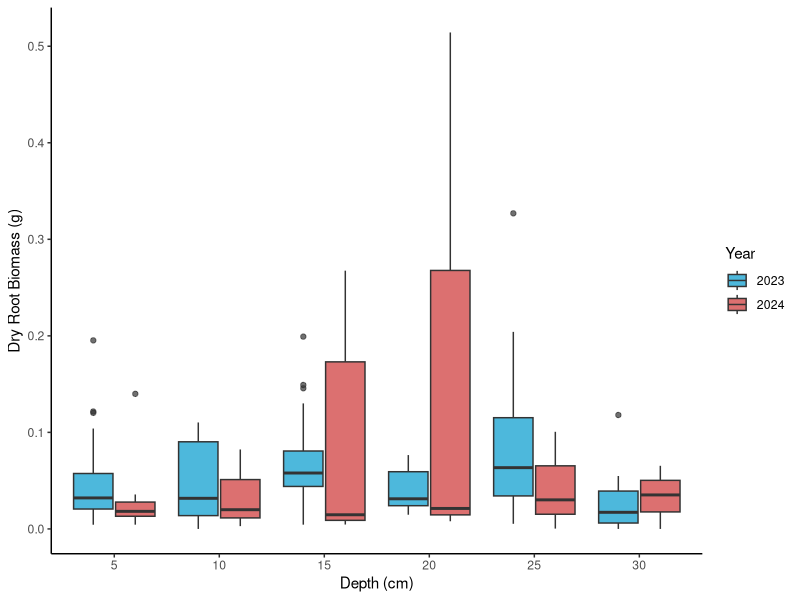
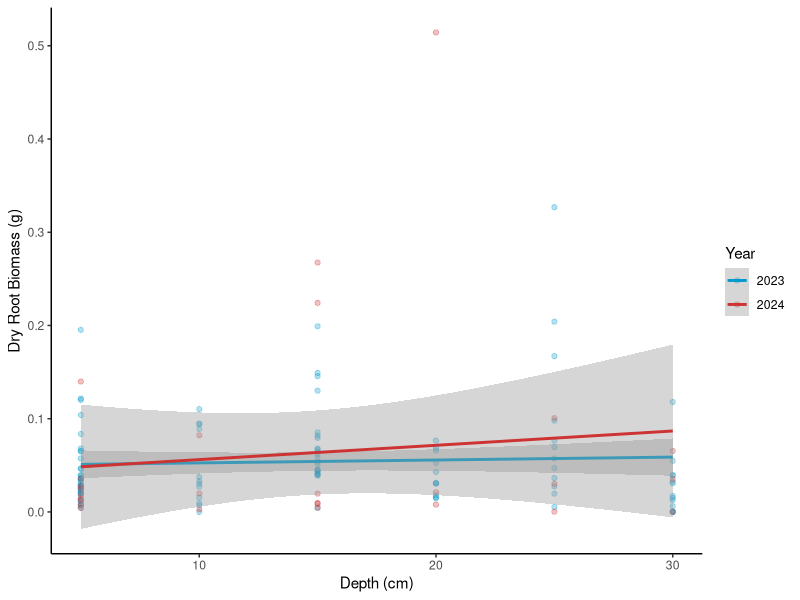
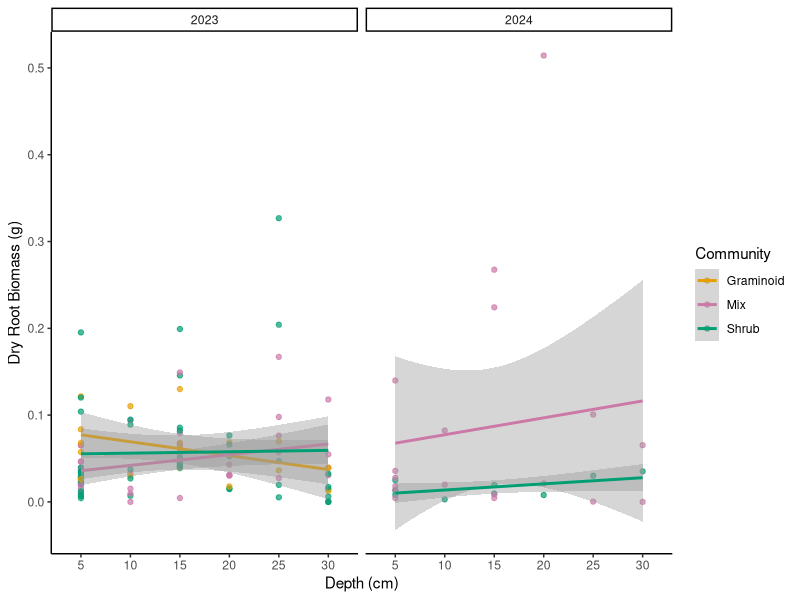

The R script that drew these images, in order:
# RQ1
# DEPTH BIOMASS BY YEAR 
# 10/12/2025

# LOAD LIBRARIES----
library(tidyverse)
library(dplyr)
library(ggplot2)
library(readxl)

# LOAD DATA----
QHI_combined_data <- read_excel("datasets/QHI_roots_data/QHI_combined_data.xlsx")

# FIGURE----
(depth_biomass_year<-QHI_combined_data %>%
   filter(year %in% c(2023, 2024)) %>%
   filter(!is.na(max_depth_increment), !is.na(root_dry_biomass_total)) %>%
   filter(max_depth_increment != "N/A") %>%
   mutate(max_depth_increment = factor(max_depth_increment, 
                                       levels = c("5", "10", "15", "20", "25", "30"))) %>%
   ggplot(aes(x = max_depth_increment, y = root_dry_biomass_total, fill = as.factor(year))) +
   geom_boxplot(position = position_dodge(width = 0.8), alpha = 0.7) +
   labs(
     x = "Depth (cm)",
     y = "Dry Root Biomass (g)",
     fill = "Year") +
   scale_fill_manual(values = c("2023" = "deepskyblue3", "2024" = "brown3"))+
   theme_classic() 
)

# FIGURE WITH LINE OF BEST FIT ----
# need to change x axis values
(depth_biomass_year_lobf <- QHI_combined_data %>%
  filter(year %in% c(2023, 2024)) %>%
  filter(!is.na(max_depth_increment), !is.na(root_dry_biomass_total)) %>%
  filter(max_depth_increment != "N/A") %>%
  mutate(max_depth_increment = as.numeric(max_depth_increment)) %>%
  ggplot(aes(x = max_depth_increment, y = root_dry_biomass_total, color = as.factor(year))) +
  geom_point(alpha = 0.3) +
  geom_smooth(method = "lm", se = TRUE) +
  labs(
    x = "Depth (cm)",
    y = "Dry Root Biomass (g)",
    color = "Year") +
  scale_color_manual(values = c("2023" = "deepskyblue3", "2024" = "brown3")) +
  theme_classic()
)
# 2023 not really any change, slight increase with decreasing depth
# but 2024 more of an increase with decreasing depth- potential for graminoids to be taking advantage of deeper rooting as more space available!
# would need to compare to community biomass year graph to see if this is reflected there too
# if results not significant in analysis, can just say exposure of heatwave not long enough to cause significant change, but over time with more heatwaves could be the case 
# futher research analysing multiple years, tracking heatwaves would be required 
# but then need to be careful if its due to heatwaves or just general increases in temp due too CC, hence doing short term year to year analysis better for understanding short term heatwaves impact? So this stuyd is important

# FIGURE COMMUNITY, BIOMASS, DEPTH----
(depth_biomass_community_year <- QHI_combined_data %>%
    filter(year %in% c(2023, 2024)) %>%
    filter(!is.na(max_depth_increment), !is.na(root_dry_biomass_total)) %>%
    filter(max_depth_increment != "N/A") %>%
    mutate(max_depth_increment = factor(max_depth_increment, 
                                        levels = c("5", "10", "15", "20", "25", "30"))) %>%
    ggplot(aes(x = max_depth_increment, y = root_dry_biomass_total, colour = community)) +
    geom_point(alpha = 0.7) +
    geom_smooth(aes(group = community), method = "lm", se = TRUE)+
    facet_wrap(~year) +
    labs(
      x = "Depth (cm)",
      y = "Dry Root Biomass (g)",
      colour = "Community") +
    scale_colour_manual(values = c("Graminoid" = "#E69F00", "Shrub" = "#009E73", "Mix"="#CC79A7"))+
    theme_classic() 
)

# in 2023/pre heatwave mix and shrub so increase in biomass with depth (only slighly- see analysis 1.4)
# in 2023 graminoids actually show a decrease with depth! Opposite to what would usually think with graminoids that are deeper rooting
# in 2024/post heatwave shrub doesn't look like its changed but mix shows a large increase in biomass with depth
# no data for graminoids in 2024 yet but hopefully large increase with depth (and hence what is driving the mix increase)
